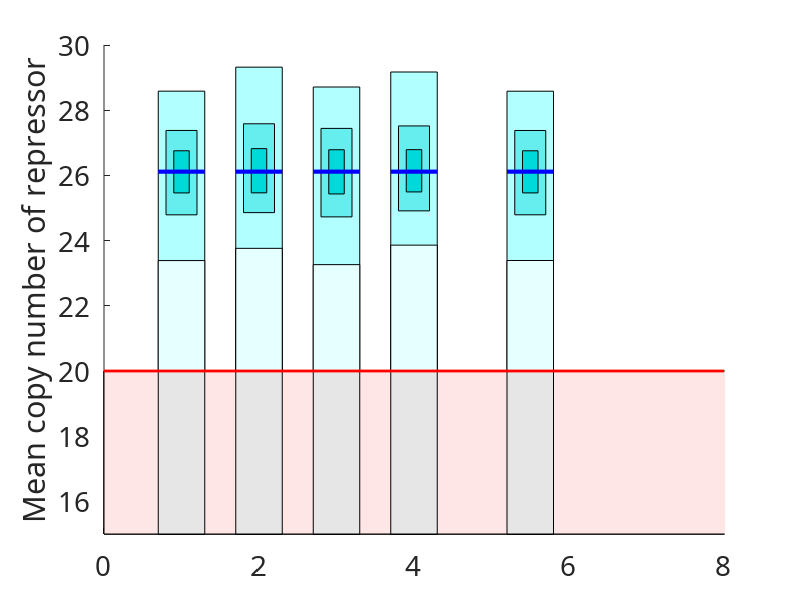
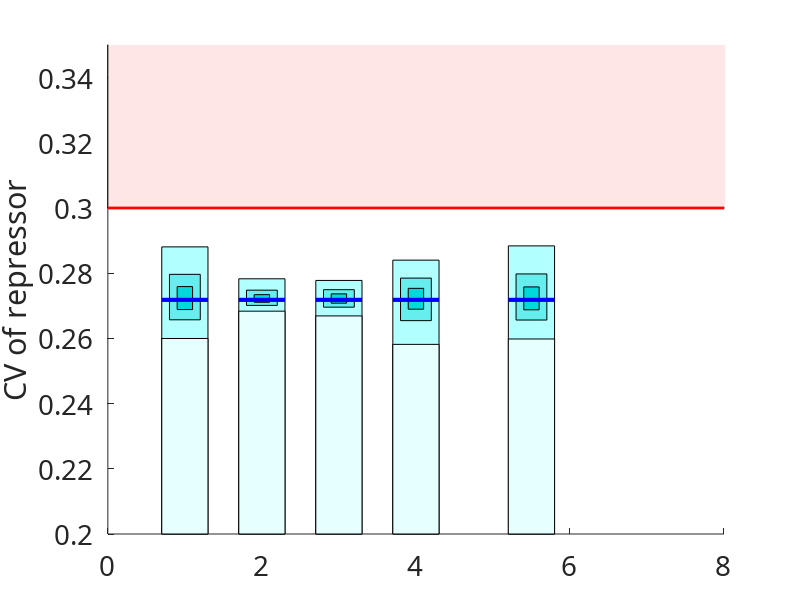

Write the MATLAB code that produced these figures, in order.
clear
set(0, 'defaultTextFontName', 'Calibri');
set(0, 'defaultAxesFontName', 'Calibri');
set(0, 'DefaultTextFontSize',20);
set(0, 'defaultAxesFontSize', 20);

%% Load .mat files

load SteadyStateAnalysis_ParamMapSensitivity_1.mat
AveALL=Ave;
CVALL=CV;

load SteadyStateAnalysis_ParamMapSensitivity_2.mat
AveALL=AveALL+Ave;
CVALL=CVALL+CV;

load SteadyStateAnalysis_ParamMapSensitivity_3.mat
AveALL=AveALL+Ave;
CVALL=CVALL+CV;

load SteadyStateAnalysis_ParamMapSensitivity_4.mat
AveALL=AveALL+Ave;
CVALL=CVALL+CV;

load SteadyStateAnalysis_ParamMapSensitivity_5.mat
AveALL=AveALL+Ave;
CVALL=CVALL+CV;

%% Preparation

AveCenter=(AveALL(1,:,:)+AveALL(2,:,:))/2;
AveError=(AveALL(1,:,:)-AveCenter)./AveCenter*100;
maxAveError=max(vec(AveError))
CVCenter=(CVALL(1,:,:)+CVALL(2,:,:))/2;
CVError=(CVALL(1,:,:)-CVCenter)./CVCenter*100;
maxCVError=max(vec(CVError))

AveMAX=permute(AveALL(1,:,:),[3 2 1]);
AveMIN=permute(AveALL(2,:,:),[3 2 1]);
CVMAX=permute(CVALL(1,:,:),[3 2 1]);
CVMIN=permute(CVALL(2,:,:),[3 2 1]);

AveMAX20=AveMAX;
AveMIN20=AveMIN;
CVMAX20=CVMAX;
CVMIN20=CVMIN;

AveMAX10=AveMAX(:,11:31);
AveMIN10=AveMIN(:,11:31);
CVMAX10=CVMAX(:,11:31);
CVMIN10=CVMIN(:,11:31);

AveMAX5=AveMAX(:,16:26);
AveMIN5=AveMIN(:,16:26);
CVMAX5=CVMAX(:,16:26);
CVMIN5=CVMIN(:,16:26);

AveNominal=(AveMAX(1,21)+AveMIN(1,21))/2;
CVNominal=(CVMAX(1,21)+CVMIN(1,21))/2;

%% 20% perturbation

PerMAXAve=max(AveMAX20,[],2)
PerMINAve=-max(-AveMAX20,[],2)
PerMAXCV=max(CVMAX20,[],2)
PerMINCV=-max(-CVMAX20,[],2)


figure(1)
for i=1:4
rectangle('Position',[i-0.3,15,0.6,PerMAXAve(i)-15],'FaceColor',[0.7 1 1])
hold on
rectangle('Position',[i-0.3,15,0.6,PerMINAve(i)-15],'FaceColor',[0.9 1 1])
hold on
rectangle('Position',[i-0.3,15,0.6,5],'FaceColor',[0.9 0.9 0.9])
hold on
end

i=5;
rectangle('Position',[i-0.3+0.5,15,0.6,PerMAXAve(i)-15],'FaceColor',[0.7 1 1])
hold on
rectangle('Position',[i-0.3+0.5,15,0.6,PerMINAve(i)-15],'FaceColor',[0.9 1 1])
hold on
rectangle('Position',[i-0.3+0.5,15,0.6,5],'FaceColor',[0.9 0.9 0.9])
hold on

figure(2)
rectangle('Position',[0,0.3,8.5,0.1],'FaceColor',[1 0.9 0.9])
hold on
for i=1:4
rectangle('Position',[i-0.3,0.2,0.6,PerMAXCV(i)-0.2],'FaceColor',[0.7 1 1])
hold on
rectangle('Position',[i-0.3,0.2,0.6,PerMINCV(i)-0.2],'FaceColor',[0.9 1 1])
hold on
end
i=5;
rectangle('Position',[i-0.3+0.5,0.2,0.6,PerMAXCV(i)-0.2],'FaceColor',[0.7 1 1])
hold on
rectangle('Position',[i-0.3+0.5,0.2,0.6,PerMINCV(i)-0.2],'FaceColor',[0.9 1 1])
hold on


%% 10% perturbation

PerMAXAve=max(AveMAX10,[],2)
PerMINAve=-max(-AveMAX10,[],2)
PerMAXCV=max(CVMAX10,[],2)
PerMINCV=-max(-CVMAX10,[],2)

figure(1)
rectangle('Position',[0,15,8.5,5],'FaceColor',[1 0.9 0.9])
hold on
for i=1:4
rectangle('Position',[i-0.2,PerMINAve(i),0.4,PerMAXAve(i)-PerMINAve(i)],'FaceColor',[0.4 0.93 0.93])
hold on
end

i=5;
rectangle('Position',[i-0.2+0.5,PerMINAve(i),0.4,PerMAXAve(i)-PerMINAve(i)],'FaceColor',[0.4 0.93 0.93])
hold on

figure(2)
for i=1:4
rectangle('Position',[i-0.2,PerMINCV(i),0.4,PerMAXCV(i)-PerMINCV(i)],'FaceColor',[0.4 0.93 0.93])
hold on
end
i=5;
rectangle('Position',[i-0.2+0.5,PerMINCV(i),0.4,PerMAXCV(i)-PerMINCV(i)],'FaceColor',[0.4 0.93 0.93])
hold on

%% 5% perturbation

PerMAXAve=max(AveMAX5,[],2)
PerMINAve=-max(-AveMAX5,[],2)
PerMAXCV=max(CVMAX5,[],2)
PerMINCV=-max(-CVMAX5,[],2)

figure(1)
rectangle('Position',[0,15,8.5,5],'FaceColor',[1 0.9 0.9])
hold on
for i=1:4
rectangle('Position',[i-0.1,PerMINAve(i),0.2,PerMAXAve(i)-PerMINAve(i)],'FaceColor',[0 0.85 0.85])
hold on
plot([i-0.3,i+0.3],[AveNominal,AveNominal],'b','LineWidth',3)
hold on
rectangle('Position',[i-0.3,15,0.6,5],'FaceColor',[0.9 0.9 0.9])
hold on
end

i=5;
rectangle('Position',[i-0.1+0.5,PerMINAve(i),0.2,PerMAXAve(i)-PerMINAve(i)],'FaceColor',[0 0.85 0.85])
hold on
plot([i-0.3+0.5,i+0.3+0.5],[AveNominal,AveNominal],'b','LineWidth',3)
hold on
rectangle('Position',[i-0.3+0.5,15,0.6,5],'FaceColor',[0.9 0.9 0.9])
hold on


plot([0,8],[20,20],'r','LineWidth',2)
xlim([0,8])
ylim([15,30])
ylabel('Mean copy number of repressor')


figure(2)
for i=1:4
rectangle('Position',[i-0.1,PerMINCV(i),0.2,PerMAXCV(i)-PerMINCV(i)],'FaceColor',[0 0.85 0.85])
hold on
plot([i-0.3,i+0.3],[CVNominal,CVNominal],'b','LineWidth',3)
hold on
end
i=5;
rectangle('Position',[i-0.1+0.5,PerMINCV(i),0.2,PerMAXCV(i)-PerMINCV(i)],'FaceColor',[0 0.85 0.85])
hold on
plot([i-0.3+0.5,i+0.3+0.5],[CVNominal,CVNominal],'b','LineWidth',3)
hold on
plot([0,8],[0.30,0.30],'r','LineWidth',2)
xlim([0,8])
ylim([0.20,0.35])
ylabel('CV of repressor')